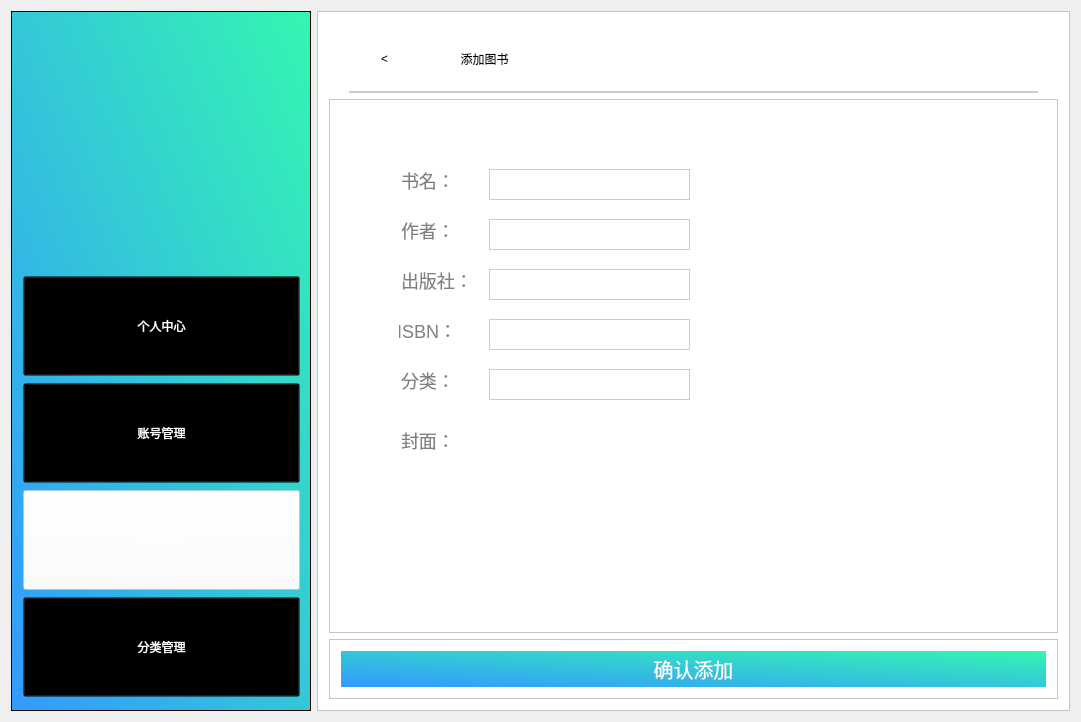
<?xml version="1.0" encoding="UTF-8"?>
<ui version="4.0">
 <class>admin_addbook</class>
 <widget class="QWidget" name="admin_addbook">
  <property name="geometry">
   <rect>
    <x>0</x>
    <y>0</y>
    <width>1081</width>
    <height>722</height>
   </rect>
  </property>
  <property name="windowTitle">
   <string>admin_addbook</string>
  </property>
  <layout class="QHBoxLayout" name="horizontalLayout">
   <item>
    <widget class="QFrame" name="frame">
     <property name="sizePolicy">
      <sizepolicy hsizetype="Fixed" vsizetype="Expanding">
       <horstretch>0</horstretch>
       <verstretch>0</verstretch>
      </sizepolicy>
     </property>
     <property name="minimumSize">
      <size>
       <width>300</width>
       <height>700</height>
      </size>
     </property>
     <property name="styleSheet">
      <string notr="true">
background-color: qlineargradient(spread:pad, x1:0, y1:1, x2:1, y2:0, stop:0 rgba(51, 153, 255,1), stop:1 rgba(52, 246, 177,1));</string>
     </property>
     <property name="frameShape">
      <enum>QFrame::StyledPanel</enum>
     </property>
     <property name="frameShadow">
      <enum>QFrame::Raised</enum>
     </property>
     <widget class="QFrame" name="frame_2">
      <property name="geometry">
       <rect>
        <x>70</x>
        <y>30</y>
        <width>171</width>
        <height>176</height>
       </rect>
      </property>
      <property name="minimumSize">
       <size>
        <width>0</width>
        <height>0</height>
       </size>
      </property>
      <property name="baseSize">
       <size>
        <width>0</width>
        <height>100</height>
       </size>
      </property>
      <property name="styleSheet">
       <string notr="true">image: url(:/Library/images/logo2.png);
background:transparent;</string>
      </property>
      <property name="frameShape">
       <enum>QFrame::StyledPanel</enum>
      </property>
      <property name="frameShadow">
       <enum>QFrame::Raised</enum>
      </property>
     </widget>
     <widget class="QFrame" name="frame_8">
      <property name="geometry">
       <rect>
        <x>0</x>
        <y>230</y>
        <width>301</width>
        <height>491</height>
       </rect>
      </property>
      <property name="styleSheet">
       <string notr="true">background:transparent;</string>
      </property>
      <property name="frameShape">
       <enum>QFrame::StyledPanel</enum>
      </property>
      <property name="frameShadow">
       <enum>QFrame::Raised</enum>
      </property>
      <layout class="QVBoxLayout" name="verticalLayout_6">
       <item>
        <layout class="QVBoxLayout" name="verticalLayout">
         <property name="spacing">
          <number>7</number>
         </property>
         <property name="sizeConstraint">
          <enum>QLayout::SetDefaultConstraint</enum>
         </property>
         <item>
          <widget class="QPushButton" name="btnPersonal">
           <property name="minimumSize">
            <size>
             <width>0</width>
             <height>100</height>
            </size>
           </property>
           <property name="styleSheet">
            <string notr="true">font: 12pt &quot;微软雅黑&quot;;
color:white;
background:transparent;
cursor:pointer;</string>
           </property>
           <property name="text">
            <string>个人中心</string>
           </property>
          </widget>
         </item>
         <item>
          <widget class="QPushButton" name="btnInformationchange">
           <property name="minimumSize">
            <size>
             <width>0</width>
             <height>100</height>
            </size>
           </property>
           <property name="styleSheet">
            <string notr="true">font: 12pt &quot;微软雅黑&quot;;
color:white;
background:transparent;
cursor:pointer;</string>
           </property>
           <property name="text">
            <string>账号管理</string>
           </property>
          </widget>
         </item>
         <item>
          <widget class="QPushButton" name="btnSearchbook">
           <property name="minimumSize">
            <size>
             <width>0</width>
             <height>100</height>
            </size>
           </property>
           <property name="styleSheet">
            <string notr="true">font: 12pt &quot;微软雅黑&quot;;
color:white;
background:transparent;
cursor:pointer;
background-color:rgba(255,255,255,0.4);</string>
           </property>
           <property name="text">
            <string>图书管理</string>
           </property>
          </widget>
         </item>
         <item>
          <widget class="QPushButton" name="pushButton">
           <property name="minimumSize">
            <size>
             <width>0</width>
             <height>100</height>
            </size>
           </property>
           <property name="styleSheet">
            <string notr="true">font: 12pt &quot;微软雅黑&quot;;
color:white;
background:transparent;
cursor:pointer;</string>
           </property>
           <property name="text">
            <string>分类管理</string>
           </property>
          </widget>
         </item>
        </layout>
       </item>
      </layout>
     </widget>
    </widget>
   </item>
   <item>
    <widget class="QFrame" name="frame_3">
     <property name="styleSheet">
      <string notr="true">background:white;</string>
     </property>
     <property name="frameShape">
      <enum>QFrame::StyledPanel</enum>
     </property>
     <property name="frameShadow">
      <enum>QFrame::Raised</enum>
     </property>
     <layout class="QVBoxLayout" name="verticalLayout_2">
      <item>
       <widget class="QFrame" name="frame_4">
        <property name="sizePolicy">
         <sizepolicy hsizetype="Preferred" vsizetype="Maximum">
          <horstretch>0</horstretch>
          <verstretch>0</verstretch>
         </sizepolicy>
        </property>
        <property name="maximumSize">
         <size>
          <width>16777215</width>
          <height>70</height>
         </size>
        </property>
        <property name="styleSheet">
         <string notr="true">border:2px solid #cccccc;
font: 14pt &quot;微软雅黑&quot;;
border-top:0;
border-left:0;
border-right:0;
margin-left:20px;
margin-right:20px;</string>
        </property>
        <property name="frameShape">
         <enum>QFrame::StyledPanel</enum>
        </property>
        <property name="frameShadow">
         <enum>QFrame::Raised</enum>
        </property>
        <widget class="QPushButton" name="pushButton_2">
         <property name="geometry">
          <rect>
           <x>90</x>
           <y>10</y>
           <width>131</width>
           <height>51</height>
          </rect>
         </property>
         <property name="styleSheet">
          <string notr="true">border:none;
</string>
         </property>
         <property name="text">
          <string>添加图书</string>
         </property>
        </widget>
        <widget class="QPushButton" name="pushButton_6">
         <property name="geometry">
          <rect>
           <x>30</x>
           <y>10</y>
           <width>51</width>
           <height>51</height>
          </rect>
         </property>
         <property name="styleSheet">
          <string notr="true">border:none;</string>
         </property>
         <property name="text">
          <string>&lt;</string>
         </property>
        </widget>
       </widget>
      </item>
      <item>
       <widget class="QFrame" name="frame_5">
        <property name="frameShape">
         <enum>QFrame::StyledPanel</enum>
        </property>
        <property name="frameShadow">
         <enum>QFrame::Raised</enum>
        </property>
        <widget class="QLineEdit" name="lineEdit">
         <property name="geometry">
          <rect>
           <x>70</x>
           <y>70</y>
           <width>61</width>
           <height>31</height>
          </rect>
         </property>
         <property name="styleSheet">
          <string notr="true">color:#808080;
border:none;
font-size:18px;
font-family:&quot;微软雅黑&quot;;
text-align:left;</string>
         </property>
         <property name="text">
          <string>书名：</string>
         </property>
        </widget>
        <widget class="QLineEdit" name="lineEdit_2">
         <property name="geometry">
          <rect>
           <x>70</x>
           <y>120</y>
           <width>61</width>
           <height>31</height>
          </rect>
         </property>
         <property name="styleSheet">
          <string notr="true">color:#808080;
border:none;
font-size:18px;
font-family:&quot;微软雅黑&quot;;
text-align:left;</string>
         </property>
         <property name="text">
          <string>作者：</string>
         </property>
        </widget>
        <widget class="QLineEdit" name="lineEdit_3">
         <property name="geometry">
          <rect>
           <x>70</x>
           <y>170</y>
           <width>81</width>
           <height>31</height>
          </rect>
         </property>
         <property name="styleSheet">
          <string notr="true">color:#808080;
border:none;
font-size:18px;
font-family:&quot;微软雅黑&quot;;
text-align:left;</string>
         </property>
         <property name="text">
          <string>出版社：</string>
         </property>
        </widget>
        <widget class="QLineEdit" name="lineEdit_5">
         <property name="geometry">
          <rect>
           <x>70</x>
           <y>270</y>
           <width>61</width>
           <height>31</height>
          </rect>
         </property>
         <property name="styleSheet">
          <string notr="true">color:#808080;
border:none;
font-size:18px;
font-family:&quot;微软雅黑&quot;;
text-align:left;</string>
         </property>
         <property name="text">
          <string>分类：</string>
         </property>
        </widget>
        <widget class="QLineEdit" name="lineEdit_6">
         <property name="geometry">
          <rect>
           <x>70</x>
           <y>330</y>
           <width>61</width>
           <height>31</height>
          </rect>
         </property>
         <property name="styleSheet">
          <string notr="true">color:#808080;
border:none;
font-size:18px;
font-family:&quot;微软雅黑&quot;;
text-align:left;</string>
         </property>
         <property name="text">
          <string>封面：</string>
         </property>
        </widget>
        <widget class="QLineEdit" name="lineEdit_7">
         <property name="geometry">
          <rect>
           <x>160</x>
           <y>70</y>
           <width>201</width>
           <height>31</height>
          </rect>
         </property>
         <property name="styleSheet">
          <string notr="true">border:1px solid #cccccc;
font-size:18px;
font-family:&quot;微软雅黑&quot;;
text-align:left;</string>
         </property>
         <property name="text">
          <string/>
         </property>
        </widget>
        <widget class="QLineEdit" name="lineEdit_8">
         <property name="geometry">
          <rect>
           <x>160</x>
           <y>120</y>
           <width>201</width>
           <height>31</height>
          </rect>
         </property>
         <property name="styleSheet">
          <string notr="true">color:#808080;
border:1px solid #cccccc;
font-size:18px;
font-family:&quot;微软雅黑&quot;;
text-align:left;</string>
         </property>
        </widget>
        <widget class="QLineEdit" name="lineEdit_9">
         <property name="geometry">
          <rect>
           <x>160</x>
           <y>170</y>
           <width>201</width>
           <height>31</height>
          </rect>
         </property>
         <property name="styleSheet">
          <string notr="true">color:#808080;
border:1px solid #cccccc;
font-size:18px;
font-family:&quot;微软雅黑&quot;;
text-align:left;</string>
         </property>
        </widget>
        <widget class="QLineEdit" name="lineEdit_10">
         <property name="geometry">
          <rect>
           <x>160</x>
           <y>270</y>
           <width>201</width>
           <height>31</height>
          </rect>
         </property>
         <property name="styleSheet">
          <string notr="true">color:#808080;
border:1px solid #cccccc;
font-size:18px;
font-family:&quot;微软雅黑&quot;;
text-align:left;</string>
         </property>
        </widget>
        <widget class="QLineEdit" name="lineEdit_4">
         <property name="geometry">
          <rect>
           <x>70</x>
           <y>220</y>
           <width>61</width>
           <height>31</height>
          </rect>
         </property>
         <property name="styleSheet">
          <string notr="true">color:#808080;
border:none;
font-size:18px;
font-family:&quot;微软雅黑&quot;;
text-align:left;</string>
         </property>
         <property name="text">
          <string>ISBN：</string>
         </property>
        </widget>
        <widget class="QLineEdit" name="lineEdit_11">
         <property name="geometry">
          <rect>
           <x>160</x>
           <y>220</y>
           <width>201</width>
           <height>31</height>
          </rect>
         </property>
         <property name="styleSheet">
          <string notr="true">color:#808080;
border:1px solid #cccccc;
font-size:18px;
font-family:&quot;微软雅黑&quot;;
text-align:left;</string>
         </property>
        </widget>
       </widget>
      </item>
      <item>
       <widget class="QFrame" name="frame_6">
        <property name="sizePolicy">
         <sizepolicy hsizetype="Preferred" vsizetype="Maximum">
          <horstretch>0</horstretch>
          <verstretch>0</verstretch>
         </sizepolicy>
        </property>
        <property name="maximumSize">
         <size>
          <width>16777215</width>
          <height>60</height>
         </size>
        </property>
        <property name="frameShape">
         <enum>QFrame::StyledPanel</enum>
        </property>
        <property name="frameShadow">
         <enum>QFrame::Raised</enum>
        </property>
        <layout class="QHBoxLayout" name="horizontalLayout_2">
         <item>
          <widget class="QPushButton" name="pushButton_4">
           <property name="sizePolicy">
            <sizepolicy hsizetype="Minimum" vsizetype="Expanding">
             <horstretch>0</horstretch>
             <verstretch>0</verstretch>
            </sizepolicy>
           </property>
           <property name="styleSheet">
            <string notr="true">color:white;
border:none;
font-size:20px;
font-family:&quot;微软雅黑&quot;;
background-color: qlineargradient(spread:pad, x1:0, y1:1, x2:1, y2:0, stop:0 rgba(51, 153, 255,1), stop:1 rgba(52, 246, 177,1));
padding-top:5;
padding-bottom:5;</string>
           </property>
           <property name="text">
            <string>确认添加</string>
           </property>
          </widget>
         </item>
        </layout>
       </widget>
      </item>
     </layout>
    </widget>
   </item>
  </layout>
 </widget>
 <layoutdefault spacing="6" margin="11"/>
 <resources>
  <include location="library.qrc"/>
 </resources>
 <connections/>
</ui>
